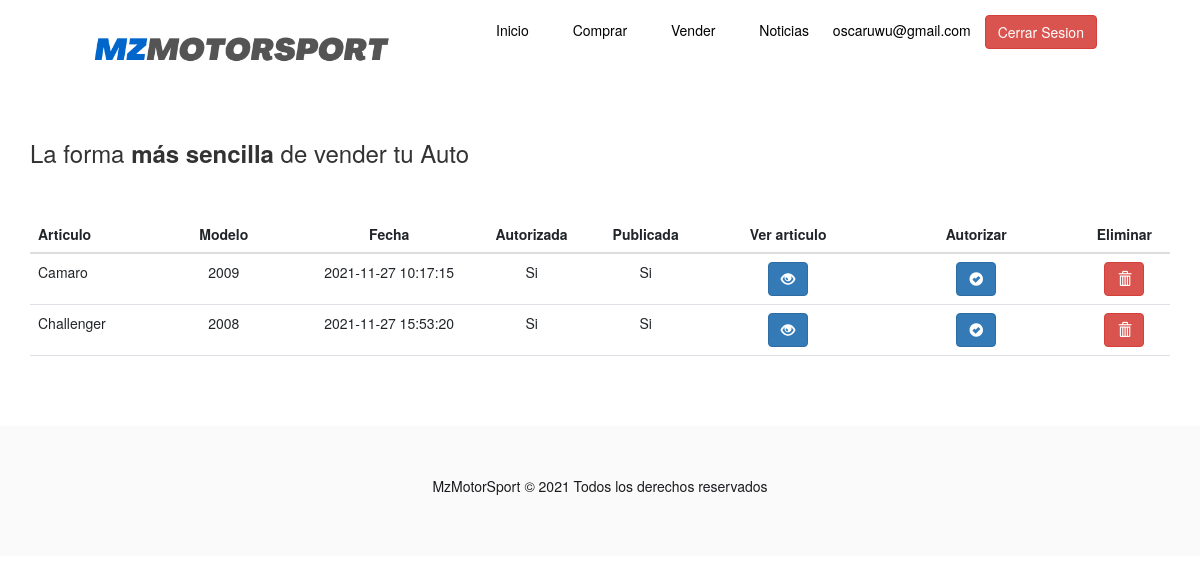
Screenshot of /personal/personal_portada.php (signed in) with the database file from the repository.
### tables this page shows
CREATE TABLE `autos` (
  `id` int(11) NOT NULL,
  `email_usuario` varchar(30) NOT NULL,
  `articulo` varchar(40) NOT NULL,
  `modelo` varchar(30) NOT NULL,
  `color` varchar(20) NOT NULL,
  `km` varchar(10) NOT NULL,
  `precio` varchar(11) NOT NULL,
  `comentario` varchar(11) NOT NULL,
  `imagen` varchar(60) NOT NULL,
  `fecha` datetime NOT NULL,
  `vendido` varchar(5) NOT NULL,
  `autorizada` varchar(5) NOT NULL
);

### personal/personal_portada.php (the view, shortened to what this page needs)
<!DOCTYPE html>
<html lang="es">
<head>
  <link href='https://unpkg.com/boxicons@2.0.9/css/boxicons.min.css' rel='stylesheet'>
  <link href="https://cdn.jsdelivr.net/npm/bootstrap@5.1.1/dist/css/bootstrap.min.css" rel="stylesheet">
   <link rel="stylesheet" href="../css/styles.css">
  <link rel="stylesheet" href="../bootstrap/css/bootstrap.min.css">
</head>
<body>
<?php
  if(isset($_SESSION['personal_login']))
  {
    global $correo;
    $correo = $_SESSION['personal_login'];
  }
?>
  <header class="herov2">
    <nav class="nav_hero">
      <div class="container nav_container">
        <div class="logo">
          <img class="logo_name" src="../assets/img/MZMOTORSPORTLOGO.png" alt="">
        </div>
        <ul class="links">
          <li class="link-menu-items"><a href="../index.html" class="link">Inicio</a></li>
          <li class="link-menu-items"><a href="../Cauto.php" class="link">Comprar</a></li>
          <li class="link-menu-items"><a href=" Vauto.php" class="link">Vender</a></li>
          <li class="link-menu-items"><a href="#" class="link">Noticias</a></li>
          <?php echo $correo;?>
          <li class="link-menu-items"><a href="../cerrar_sesion.php" class="btn btn-danger">Cerrar Sesion</a></li>
        </ul>
      </div>
    </nav>
</header>
<section class="container">
  <h3>La forma <strong>más sencilla</strong> de vender tu Auto</h3>
  <br><br>
  <table class="table">
    <thead class="table-ligth">
        <tr>
            <th width="10%">Articulo</th>
            <th class="centro">Modelo</th>
            <th class="centro" width="15%">Fecha</th>
            <th class="centro" width="10%">Autorizada</th>
            <th class="centro" width="10%">Publicada</th>
            <th class="centro" width="10%">Ver articulo</th>
            <th class="centro" width="15%">Autorizar</th>
            <th class="centro" width="8%">Eliminar</th>
        </tr>
    </thead>
<?php
  $miconexion = mysqli_connect("localhost", "root", "", "mz_motorsports");
  $query="SELECT * FROM autos";
  if($result_contenido = mysqli_query($miconexion,$query))
  {
  while($row=mysqli_fetch_array($result_contenido))
  {
  ?>
  <tr>
    <td><?php echo $row["articulo"]; ?></td>
    <td class="centro"><?php echo $row['modelo'];?></td>
    <td class="centro"><?php echo $row["fecha"]; ?></td>
    <td class="centro"><?php echo $row["autorizada"]; ?></td>
    <td class="centro"><?php echo $row["vendido"]; ?></td>
    <td class="centro" width="15%"><a href="marcar_disponible.php?id=<?php echo $row['id']?>" class = "btn btn-primary" name="btn_borrar_user"><span class="glyphicon glyphicon-eye-open" aria-hidden="true"></a></span></td>
    <td class="centro" width="18%"><a href="autorizar_articulo.php?id=<?php echo $row['id']?>" class = "btn btn-primary" name="btn_borrar_user"><span class="glyphicon glyphicon-ok-sign" aria-hidden="true"></a></span></td>
    <td class="centro" width="8%"><a href="eliminar_articulo.php?id=<?php echo $row['id']?>" class = "btn btn-danger" name="btn_borrar_user"><span class="glyphicon glyphicon-trash" aria-hidden="true"></a></span></td>
  </tr>
  <?php
  }
  }
  ?>
  </table>
</section>
<footer class="footer">
  <div class="container footer_caption">
    <div class="footer_copy">
      <p class=".copyright">MzMotorSport &copy; 2021 Todos los derechos reservados</p>
    </div>
  </div>
</footer>
</body>
</html>

### css/styles.css (style rules this page uses)
:root { --blue1:#0066cc; --blue2:#3399cc; --light:#ffffff80; --black1:#1A1B1F; --shadow: 0 8px 8px; --color_shadow: #00000033; }
* { margin: 0; padding: 0; box-sizing: border-box; }
body { font-family: 'Roboto', sans-serif; }
.container { width: 90%; max-width: 1500px; margin: 0 auto; overflow: hidden; padding: 50px 0; height: auto; }
.herov2 { width: 100%; }
.nav_hero { color: rgb(0, 0, 0); height: 70px; border-bottom: 1px solid rgba(255,255,255, 0.1); }
.nav_container { display: flex; align-items: center; justify-content: space-between; height: inherit; padding: 0; }
.logo_name { width: 300px; height: 300px; }
.link-menu-items { display: inline-block; color: inherit; text-decoration: none; font-weight: 300; padding: 10px; }
.link { display: inline-block; color: inherit; text-decoration: none; font-weight: 300; padding: 10px; }
.footer { background: #fafafa; }
.footer_caption { display: flex; flex-wrap: wrap-reverse; justify-content: space-evenly; }
.footer_copy { color: var(--black1); display: flex; flex-wrap: wrap; }

### personal/personal_portada.php (style rules this page uses)
td.centro { text-align: center; }
th.centro { text-align: center; }

### rows the page displays
autos: articulo "Camaro", modelo "2009", fecha "2021-11-27 10:17:15", autorizada "Si", vendido "Si"
autos: articulo "Challenger", modelo "2008", fecha "2021-11-27 15:53:20", autorizada "Si", vendido "Si"

### other values shown
$correo "oscaruwu@gmail.com"
